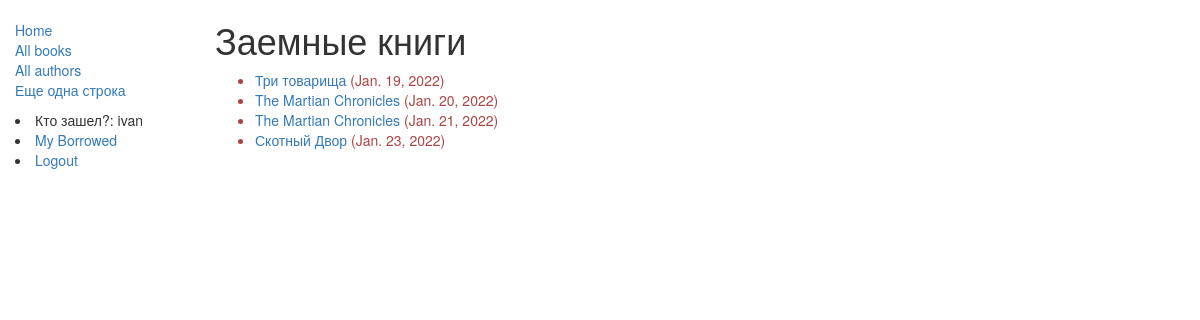
/catalog/mybooks/ (signed in), run on the app's committed database.
### catalog/models.py (models this page shows, shortened)
class BookInstance(models.Model):
    id = models.UUIDField(primary_key=True, default=uuid.uuid4, help_text='Unique ID for this particular book across whole library')
    book = models.ForeignKey('Book', on_delete=models.RESTRICT, null=True)
    imprint = models.CharField(max_length=200)
    due_back = models.DateField(null=True, blank=True)
    borrower = models.ForeignKey(User, on_delete=models.SET_NULL, null=True, blank=True)
    @property
    def is_overdue(self):
        if self.due_back and date.today() > self.due_back:
            return True
        return False
    LOAN_STATUS = (
        ('m', 'Maintenance'),
        ('o', 'On loan'),
        ('a', 'Available'),
        ('r', 'Reserved'),
    )
    status = models.CharField(
        max_length=1,
        choices=LOAN_STATUS,
        blank=True,
        default='m',
        help_text='Book availability',
    )
    class Meta:
        ordering = ['due_back']
        permissions = (("can_mark_returned", "Set book as returned"),)

class Book(models.Model):
    title = models.CharField(max_length=200)
    author = models.ForeignKey('Author', on_delete=models.SET_NULL, null=True)
    summary = models.TextField(max_length=1000, help_text='Enter a brief description of the book')
    isbn = models.CharField('ISBN', max_length=13, unique=True,
                             help_text='13 Character <a href="https://www.isbn-international.org/content/what-isbn">ISBN number</a>')
    genre = models.ManyToManyField(Genre, help_text='Select a genre for this book')
    Language = models.ForeignKey('Language', on_delete=models.SET_NULL, null=True)
    def display_genre(self):
        """
        Creates a string for the Genre. This is required to display genre in Admin.
        """
        return ', '.join([ genre.name for genre in self.genre.all()[:3] ])
    display_genre.short_description = 'Genre'

### catalog/views.py (the view)
class LoanedBooksByUserListView(LoginRequiredMixin,generic.ListView):
    model = BookInstance
    template_name ='catalog/bookinstance_list_borrowed_user.html'
    paginate_by = 10
    def get_queryset(self):
        return BookInstance.objects.filter(borrower=self.request.user).filter(status__exact='o').order_by('due_back')

### catalog/templates/catalog/bookinstance_list_borrowed_user.html
{% extends "base_generic.html" %}
{% block content %}
    <h1>Заемные книги</h1>
    {% if bookinstance_list %}
    <ul>
      {% for bookinst in bookinstance_list %}
      <li class="{% if bookinst.is_overdue %}text-danger{% endif %}">
        <a href="{% url 'book-detail' bookinst.book.pk %}">{{bookinst.book.title}}</a> ({{ bookinst.due_back }})
      </li>
      {% endfor %}
    </ul>
    {% else %}
      <p>There are no books borrowed.</p>
    {% endif %}
{% endblock %}

### catalog/templates/base_generic.html (shortened to what this page needs)
<!DOCTYPE html>
<html lang="en">
<head>
  <link rel="stylesheet" href="https://maxcdn.bootstrapcdn.com/bootstrap/3.3.7/css/bootstrap.min.css">
  {% load static %}
  <link rel="stylesheet" href="{% static 'css/styles.css' %}">
</head>
<body>
  <div class="container-fluid">
    <div class="row">
      <div class="col-sm-2">
      {% block sidebar %}
      <ul class="sidebar-nav">
          <li><a href="{% url 'index' %}">Home</a></li>
          <li><a href="{% url 'books' %}">All books</a></li>
          <li><a href="{% url 'authors' %}">All authors</a></li>
          <li><a href="">Еще одна строка</a></li>
      </ul>
      {% if user.is_authenticated %}
      <li>Кто зашел?: {{ user.get_username }}</li>
      <li><a href="{% url 'my-borrowed' %}">My Borrowed</a></li>
      <li><a href="{% url 'logout'%}?next={{request.path}}">Logout</a></li>
    {% else %}
      <li><a href="{% url 'login'%}?next={{request.path}}">Login</a></li>
    {% endif %}
        <br>
          <br>
          <br>
          <br>
     {% endblock %}
      </div>
      <div class="col-sm-10 ">
      {% block content %}{% endblock %}
      </div>
    </div>
  </div>
</body>
</html>

### catalog/static/css/styles.css (style rules this page uses)
.sidebar-nav { margin-top: 20px; padding: 0; list-style: none; }

### data on the page
BookInstance: book "Три товарища", due_back "Jan. 19, 2022"
BookInstance: book "The Martian Chronicles", due_back "Jan. 20, 2022"
BookInstance: book "The Martian Chronicles", due_back "Jan. 21, 2022"
BookInstance: book "Скотный Двор", due_back "Jan. 23, 2022"

### other printed values
{{ user.get_username }} "ivan"
